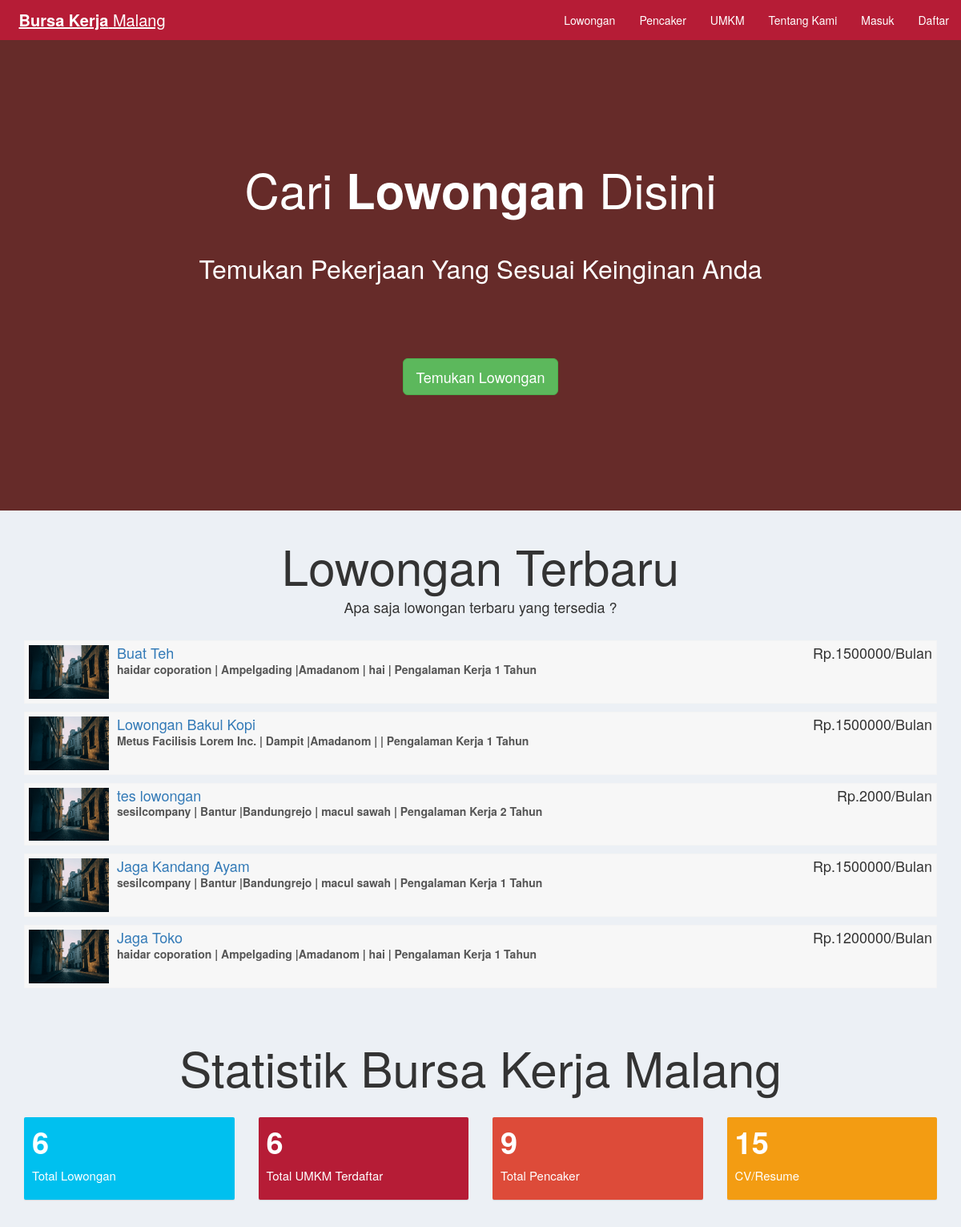
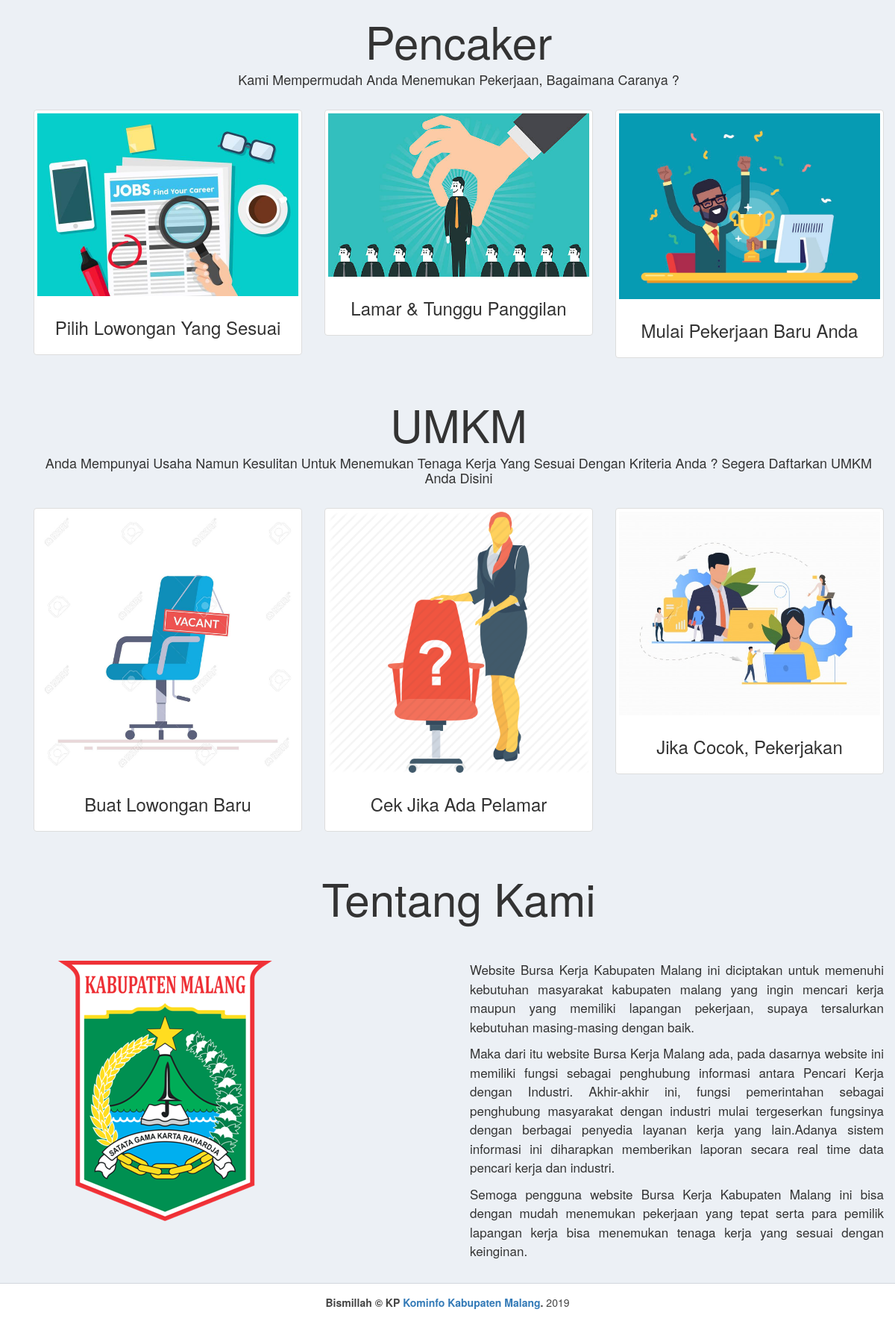
Screenshot of /index_bckp.php with the database file from the repository (2 pictures, top to bottom).
### tables this page shows
CREATE TABLE `company` (
  `id_company` int(11) NOT NULL,
  `name` varchar(255) NOT NULL,
  `companyname` varchar(255) NOT NULL,
  `kecamatan` varchar(255) NOT NULL,
  `kelurahan_desa` varchar(255) NOT NULL,
  `alamat` varchar(255) NOT NULL,
  `contactno` varchar(255) NOT NULL,
  `website` varchar(255) NOT NULL,
  `email` varchar(255) NOT NULL,
  `password` varchar(255) NOT NULL,
  `aboutme` varchar(255) DEFAULT NULL,
  `logo` varchar(255) NOT NULL,
  `createdAt` timestamp NOT NULL DEFAULT CURRENT_TIMESTAMP,
  `active` int(11) NOT NULL DEFAULT '2',
  `id_pengusaha` int(11) NOT NULL
);

CREATE TABLE `buat_lowongan` (
  `id_jobpost` int(11) NOT NULL,
  `id_company` int(11) NOT NULL,
  `jobtitle` varchar(255) NOT NULL,
  `description` text NOT NULL,
  `minimumsalary` varchar(255) NOT NULL,
  `maximumsalary` varchar(255) NOT NULL,
  `experience` varchar(255) NOT NULL,
  `qualification` varchar(255) NOT NULL,
  `createdat` timestamp NOT NULL DEFAULT CURRENT_TIMESTAMP
);

### index_bckp.php (the view, shortened to what this page needs)
<?php
  require_once("landingpage/db.php");
?>
<!DOCTYPE html>
<html>
<head>
  <link rel="stylesheet" href="https://cdnjs.cloudflare.com/ajax/libs/twitter-bootstrap/3.3.7/css/bootstrap.min.css">
  <link rel="stylesheet" href="css/style2.css">
  <link rel="stylesheet" href="https://cdnjs.cloudflare.com/ajax/libs/ionicons/2.0.1/css/ionicons.min.css">
  <link rel="stylesheet" href="css/AdminLTE.min.css">
  <link rel="stylesheet" href="css/_all-skins.min.css">
  <link rel="stylesheet" href="css/custom.css">
  <link rel="stylesheet" href="https://maxcdn.bootstrapcdn.com/bootstrap/3.3.7/css/bootstrap.min.css">
</head>
<body class="hold-transition skin-green sidebar-mini">
  <div class="wrapper">
    <header class="main-header">
      <a href="index.php" class="logo logo-bg">
        <span class="logo-lg"><b>Bursa Kerja</b> Malang</span>
      </a>
      <nav class="navbar navbar-static-top">
        <div class="navbar-custom-menu">
          <ul class="nav navbar-nav">
            <li>
              <a href="#lowongan">Lowongan</a>
            </li>
            <li>
              <a href="#candidates">Pencaker</a>
            </li>
           <li>
            <a href="#company">UMKM</a>
          </li>
          <li>
            <a href="#about">Tentang Kami</a>
          </li>
          <?php if(empty($_SESSION['id_user']) && empty($_SESSION['id_company'])) { ?>
            <li>
              <a href="landingpage/login.php">Masuk</a>
            </li>
            <li>
              <a href="landingpage/sign-up.php">Daftar</a>
            </li>
          <?php } ?>
        </ul>
      </div>
    </nav>
  </header>
  <div class="content-wrapper" style="margin-left: 0px;">
    <section class="content-header bg-main">
      <div class="container">
        <div class="row">
          <div class="col-md-12 text-center index-head">
            <h1>Cari <strong>Lowongan</strong> Disini</h1>
            <p>Temukan Pekerjaan Yang Sesuai Keinginan Anda</p>
            <p><a class="btn btn-success btn-lg" href="landingpage/jobs.php" role="button">Temukan Lowongan</a></p>
          </div>
        </div>
      </div>
    </section>
    <section class="content-header">
      <div class="container">
        <div class="row">
          <div class="col-md-12 latest-job margin-bottom-20">
            <h1 class="text-center">Lowongan Terbaru</h1>
            <center><h4>Apa saja lowongan terbaru yang tersedia ?</h4></center>
            <br>
            <?php
          $sql = "SELECT * FROM buat_lowongan Order By Rand() Limit 5";
          $result = $conn->query($sql);
          if($result->num_rows > 0) {
            while($row = $result->fetch_assoc())
            {
              $sql1 = "SELECT * FROM company WHERE id_company='$row[id_company]'";
              $result1 = $conn->query($sql1);
              if($result1->num_rows > 0) {
                while($row1 = $result1->fetch_assoc())
                {
             ?>
            <div class="attachment-block clearfix">
              <img class="attachment-img" src="img/photo1.png" alt="Attachment Image">
              <div class="attachment-pushed">
                <h4 class="attachment-heading"><a href="landingpage/view-job-post.php?id=<?php echo $row['id_jobpost']; ?>"><?php echo $row['jobtitle']; ?></a> <span class="attachment-heading pull-right">Rp.<?php echo $row['maximumsalary']; ?>/Bulan</span></h4>
                <div class="attachment-text">
                    <div><strong><?php echo $row1['companyname']; ?> | <?php echo $row1['kecamatan']; ?> |<?php echo $row1['kelurahan_desa']; ?> | <?php echo $row1['aboutme']; ?> | Pengalaman Kerja <?php echo $row['experience']; ?> Tahun</strong></div>
                </div>
              </div>
            </div>
          <?php
              }
            }
            }
          }
          ?>
          </div>
        </div>
      </div>
    </section>
    <section id="statistics" class="content-header">
      <div class="container">
        <div class="row">
          <div class="col-md-12 text-center latest-job margin-bottom-20">
            <h1>Statistik Bursa Kerja Malang</h1>
          </div>
        </div>
        <div class="row">
        <div class="col-lg-3 col-xs-6">
          <div class="small-box bg-aqua">
            <div class="inner">
             <?php
                      $sql = "SELECT * FROM buat_lowongan";
                      $result = $conn->query($sql);
                      if($result->num_rows > 0) {
                        $totalno = $result->num_rows;
                      } else {
                        $totalno = 0;
                      }
                    ?>
              <h3><?php echo $totalno; ?></h3>
              <p>Total Lowongan</p>
            </div>
          </div>
        </div>
        <div class="col-lg-3 col-xs-6">
          <div class="small-box bg-green">
            <div class="inner">
                  <?php
                      $sql = "SELECT * FROM company WHERE active='1'";
                      $result = $conn->query($sql);
                      if($result->num_rows > 0) {
                        $totalno = $result->num_rows;
                      } else {
                        $totalno = 0;
                      }
                    ?>
              <h3><?php echo $totalno; ?></h3>
              <p>Total UMKM Terdaftar</p>
            </div>
          </div>
        </div>
        <div class="col-lg-3 col-xs-6">
          <div class="small-box bg-red">
            <div class="inner">
               <?php
                      $sql = "SELECT * FROM users WHERE active='1'";
                      $result = $conn->query($sql);
                      if($result->num_rows > 0) {
                        $totalno = $result->num_rows;
                      } else {
                        $totalno = 0;
                      }
                    ?>
              <h3><?php echo $totalno; ?></h3>
              <p>Total Pencaker</p>
            </div>
          </div>
        </div>
        <div class="col-lg-3 col-xs-6">
          <div class="small-box bg-yellow">
            <div class="inner">
             <?php
                      $sql = "SELECT * FROM users WHERE resume!=''";
                      $result = $conn->query($sql);
                      if($result->num_rows > 0) {
                        $totalno = $result->num_rows;
                      } else {
                        $totalno = 0;
                      }
                    ?>
              <h3><?php echo $totalno; ?></h3>
              <p>CV/Resume</p>
            </div>
          </div>
        </div>
      </div>
      </div>
    <section id="candidates" class="content-header">
      <div class="container">
        <div class="row">
          <div class="col-md-12 text-center latest-job margin-bottom-20">
            <h1>Pencaker</h1>
            <h4>Kami Mempermudah Anda Menemukan Pekerjaan, Bagaimana Caranya ?</h4>
          </div>
        </div>
        <div class="row">
          <div class="col-sm-4 col-md-4">
            <div class="thumbnail candidate-img">
              <img src="img/job1.jpg" alt="Browse Jobs">
              <div class="caption">
                <h3 class="text-center">Pilih Lowongan Yang Sesuai</h3>
              </div>
            </div>
          </div>
          <div class="col-sm-4 col-md-4">
            <div class="thumbnail candidate-img">
              <img src="img/job2.jpg" alt="Apply & Get Interviewed">
              <div class="caption">
                <h3 class="text-center">Lamar & Tunggu Panggilan</h3>
              </div>
            </div>
          </div>
          <div class="col-sm-4 col-md-4">
            <div class="thumbnail candidate-img">
              <img src="img/job3.jpg" alt="Start A Career">
              <div class="caption">
                <h3 class="text-center">Mulai Pekerjaan Baru Anda</h3>
              </div>
            </div>
          </div>
        </div>
      </div>
    </section>
    <section id="company" class="content-header">
      <div class="container">
        <div class="row">
          <div class="col-md-12 text-center latest-job margin-bottom-20">
            <h1>UMKM</h1>
            <h4>Anda Mempunyai Usaha Namun Kesulitan Untuk Menemukan Tenaga Kerja Yang Sesuai Dengan Kriteria Anda ? Segera Daftarkan UMKM Anda Disini</h4>
          </div>
        </div>
        <div class="row">
          <div class="col-sm-4 col-md-4">
            <div class="thumbnail company-img">
              <img src="img/umkm1.jpg" alt="Browse Jobs">
              <div class="caption">
                <h3 class="text-center">Buat Lowongan Baru</h3>
              </div>
            </div>
          </div>
          <div class="col-sm-4 col-md-4">
            <div class="thumbnail company-img">
              <img src="img/umkm2.png" alt="Apply & Get Interviewed">
              <div class="caption">
                <h3 class="text-center">Cek Jika Ada Pelamar</h3>
              </div>
            </div>
          </div>
          <div class="col-sm-4 col-md-4">
            <div class="thumbnail company-img">
              <img src="img/umkm3.jpg" alt="Start A Career">
              <div class="caption">
                <h3 class="text-center">Jika Cocok, Pekerjakan</h3>
              </div>
            </div>
          </div>
        </div>
      </div>
    </section>
    <section id="about" class="content-header">
      <div class="container">
        <div class="row">
          <div class="col-md-12 text-center latest-job margin-bottom-20">
            <h1>Tentang Kami</h1>
            <br>
          </div>
        </div>
        <div class="row">
          <div class="col-md-6">
            <img src="img/malang.png" class="img-responsive">
          </div>
          <div class="col-md-6 about-text margin-bottom-20">
            <p align="justify"> Website Bursa Kerja Kabupaten Malang ini diciptakan untuk memenuhi kebutuhan masyarakat kabupaten malang yang ingin mencari kerja maupun yang memiliki lapangan pekerjaan, supaya tersalurkan kebutuhan masing-masing dengan baik. </p>
            <p align="justify">  Maka dari itu website Bursa Kerja Malang ada, pada dasarnya website ini memiliki fungsi sebagai penghubung informasi antara Pencari Kerja dengan Industri. Akhir-akhir ini, fungsi pemerintahan sebagai penghubung masyarakat dengan industri mulai tergeserkan fungsinya dengan berbagai penyedia layanan kerja yang lain.Adanya sistem informasi ini diharapkan memberikan laporan secara real time data pencari kerja dan industri.</p>
            <p align="justify"> Semoga pengguna website Bursa Kerja Kabupaten Malang ini bisa dengan mudah menemukan pekerjaan yang tepat serta para pemilik lapangan kerja bisa menemukan tenaga kerja yang sesuai dengan keinginan.</p>
          </div>
        </div>
      </div>
    </section>
    </section>
  </div>
  <footer class="main-footer" style="margin-left: 0px;">
    <div class="text-center">
    <strong>Bismillah &copy; KP <a href="http://kominfo.malangkab.go.id/">Kominfo Kabupaten Malang</a>.</strong> 2019
    </div>
  </footer>
</div>
</body>
</html>

### css/custom.css (style rules this page uses)
.bg-main { background: linear-gradient(0deg, rgba(0, 0, 0, 0.5), rgba(0, 0, 0, 0.5)), url(../img/mlg.jpg) no-repeat center center fixed !important; -webkit-background-size: cover; -moz-background-size: cover; -o-background-size: cover; background-size: cover !important; }
.index-head { padding: 10%; color: #fff; line-height: 790%; }
.index-head>h1 { font-size: 60px; }
.logo-bg { background-color: rgb(182, 28, 54) !important; }
.index-head>p { font-size: 32px; }
.index-head>p>a { margin-top: 20px; }
.latest-job { line-height: 150%; }
.latest-job>h1 { font-size: 60px; }
.candidate-img>img { width: 350px; height: 175px; }
.company-img>img { width: 350px; height: 200px; }
.about-text>p { font-size: 17px; line-height: 150%; }
.margin-bottom-20 { margin-bottom: 20px; }

### rows the page displays
buat_lowongan: jobtitle "Buat Teh", maximumsalary "1500000", experience "1"
company: companyname "haidar coporation", kecamatan "Ampelgading", kelurahan_desa "Amadanom", aboutme "hai"
buat_lowongan: jobtitle "Lowongan Bakul Kopi", maximumsalary "1500000", experience "1"
company: companyname "Metus Facilisis Lorem Inc.", kecamatan "Dampit", kelurahan_desa "Amadanom"
buat_lowongan: jobtitle "tes lowongan", maximumsalary "2000", experience "2"
company: companyname "sesilcompany", kecamatan "Bantur", kelurahan_desa "Bandungrejo", aboutme "macul sawah"
buat_lowongan: jobtitle "Jaga Kandang Ayam", maximumsalary "1500000", experience "1"
buat_lowongan: jobtitle "Jaga Toko", maximumsalary "1200000", experience "1"

### other values shown
$totalno "6"
$totalno "9"
$totalno "15"
